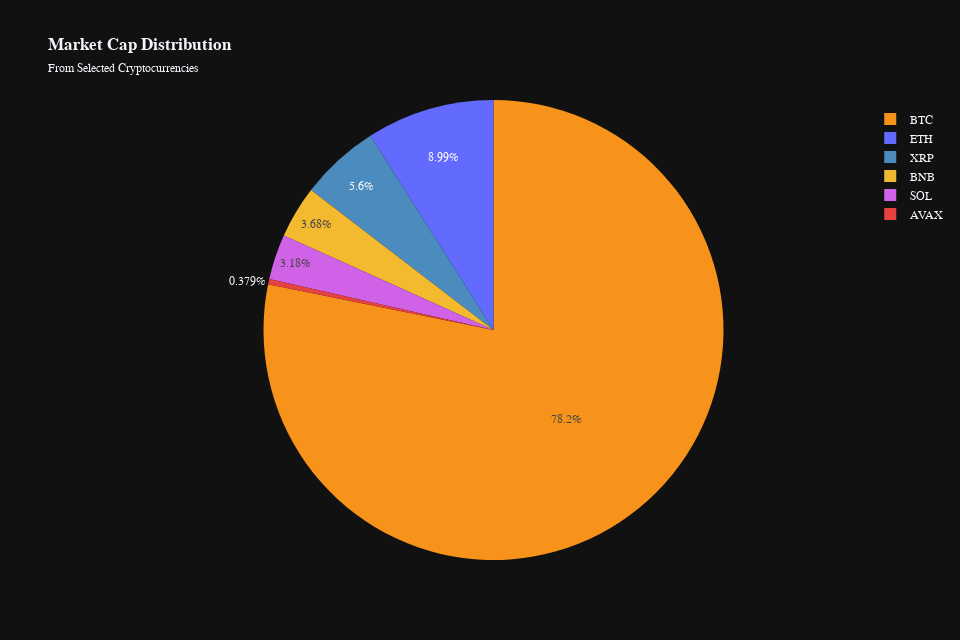

Write notebook code for a chart like this one.
### Code cell
# 5. Market Dominance (Pie Chart)
fig5 = px.pie(
    tokenomics_df,
    values='market_cap',
    names='symbol',
    title='<b>Market Cap Distribution</b>',
    subtitle='From Selected Cryptocurrencies',
    color='symbol',
    color_discrete_map={
        'BTC': '#F7931A',  # Bitcoin Orange
        'ETH': '#636BFF',  # Ethereum Blue
        'BNB': '#F3BA2F',  # Binance Yellow
        'SOL': '#CF62E7',   # Solana Pink
        'XRP': '#4B8BBE',  # XRP Blue
        'AVAX': '#E84142'  # Avalanche Red
    },
)

# Customize the layout
fig5.update_layout(
    template='plotly_dark',
    hovermode='x unified',
    font_family="IBM Plex Sans",
    legend=dict(
        yanchor="top",
        y=0.99,
        xanchor="left",
        x=1.05
    ),
    height=800/1.25,  # Adjust height
    width=1200/1.25,  # Adjust width
)

# Show the plot
fig5.show(config={
    'displayModeBar': True,
    'displaylogo': False,
    'modeBarButtonsToAdd': ['fullscreen']
})

### Figure 1 — Plotly figure (JSON) as saved in the notebook; plotly's stock layout.template omitted (floating-point values rounded to 4 significant figures)
{"data": [{"customdata": [["BTC"], ["ETH"], ["BNB"], ["SOL"], ["XRP"], ["AVAX"]], "domain": {"x": [0, 1], "y": [0, 1]}, "hovertemplate": "symbol=%{customdata[0]}<br>market_cap=%{value}<extra></extra>", "labels": ["BTC", "ETH", "BNB", "SOL", "XRP", "AVAX"], "legendgroup": "", "marker": {"colors": ["#F7931A", "#636BFF", "#F3BA2F", "#CF62E7", "#4B8BBE", "#E84142"]}, "name": "", "showlegend": true, "type": "pie", "values": [1874952789013, 215598190191, 88132598242, 76158058888, 134178307793, 9090031511]}], "layout": {"font": {"family": "IBM Plex Sans"}, "height": 640, "hovermode": "x unified", "legend": {"tracegroupgap": 0, "x": 1.05, "xanchor": "left", "y": 0.99, "yanchor": "top"}, "title": {"subtitle": {"text": "From Selected Cryptocurrencies"}, "text": "<b>Market Cap Distribution</b>"}, "width": 960}}
